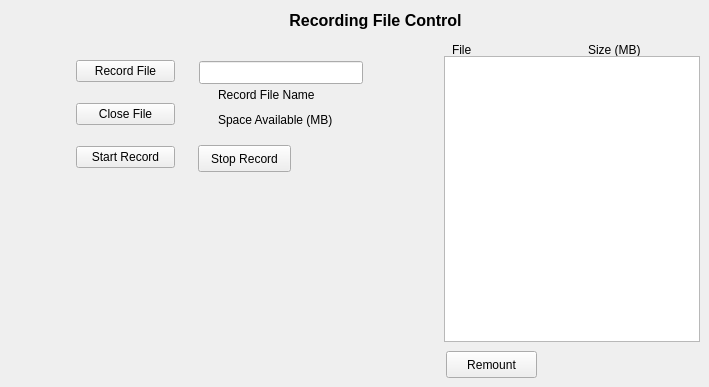
   <widget class="QWidget" name="recordingTab">
    <attribute name="title">
     <string>Recording</string>
    </attribute>
    <widget class="QLabel" name="recordFilenameLabel">
     <property name="geometry">
      <rect>
       <x>218</x>
       <y>85</y>
       <width>125</width>
       <height>20</height>
      </rect>
     </property>
     <property name="text">
      <string>Record File Name</string>
     </property>
    </widget>
    <widget class="QLabel" name="recordFreqencyLabel_3">
     <property name="geometry">
      <rect>
       <x>588</x>
       <y>40</y>
       <width>67</width>
       <height>20</height>
      </rect>
     </property>
     <property name="text">
      <string>Size (MB)</string>
     </property>
    </widget>
    <widget class="QPushButton" name="stopRecordingButton">
     <property name="geometry">
      <rect>
       <x>198</x>
       <y>145</y>
       <width>93</width>
       <height>27</height>
      </rect>
     </property>
     <property name="toolTip">
      <string>Pause recording but do not close the file.</string>
     </property>
     <property name="text">
      <string>Stop Record</string>
     </property>
    </widget>
    <widget class="QTableView" name="fileTableView">
     <property name="geometry">
      <rect>
       <x>444</x>
       <y>56</y>
       <width>256</width>
       <height>286</height>
      </rect>
     </property>
     <property name="toolTip">
      <string>Click on an item to place it in the text boxes left.</string>
     </property>
     <attribute name="horizontalHeaderVisible">
      <bool>false</bool>
     </attribute>
     <attribute name="verticalHeaderVisible">
      <bool>false</bool>
     </attribute>
    </widget>
    <widget class="QLineEdit" name="recordFileName">
     <property name="geometry">
      <rect>
       <x>199</x>
       <y>61</y>
       <width>164</width>
       <height>23</height>
      </rect>
     </property>
     <property name="toolTip">
      <string>Name of remote file to open (or create if it doesn't exists)</string>
     </property>
    </widget>
    <widget class="QLabel" name="diskSpaceAvailable">
     <property name="geometry">
      <rect>
       <x>366</x>
       <y>110</y>
       <width>70</width>
       <height>20</height>
      </rect>
     </property>
     <property name="text">
      <string/>
     </property>
    </widget>
    <widget class="QPushButton" name="registerButton">
     <property name="enabled">
      <bool>true</bool>
     </property>
     <property name="geometry">
      <rect>
       <x>446</x>
       <y>351</y>
       <width>91</width>
       <height>27</height>
      </rect>
     </property>
     <property name="toolTip">
      <string>Attempt to re-register the SD card if there are problems accessing it.</string>
     </property>
     <property name="text">
      <string>Remount</string>
     </property>
    </widget>
    <widget class="QLabel" name="spaceAvailableLabel">
     <property name="geometry">
      <rect>
       <x>218</x>
       <y>110</y>
       <width>143</width>
       <height>20</height>
      </rect>
     </property>
     <property name="text">
      <string>Space Available (MB)</string>
     </property>
    </widget>
    <widget class="QLabel" name="recordFreqencyLabel_2">
     <property name="geometry">
      <rect>
       <x>452</x>
       <y>40</y>
       <width>31</width>
       <height>20</height>
      </rect>
     </property>
     <property name="text">
      <string>File</string>
     </property>
    </widget>
    <widget class="QWidget" name="layoutWidget_2">
     <property name="geometry">
      <rect>
       <x>76</x>
       <y>45</y>
       <width>99</width>
       <height>141</height>
      </rect>
     </property>
     <layout class="QVBoxLayout" name="recordingLayout">
      <item>
       <widget class="QPushButton" name="recordFileButton">
        <property name="toolTip">
         <string>Open the specified remote file for recording.</string>
        </property>
        <property name="text">
         <string>Record File</string>
        </property>
       </widget>
      </item>
      <item>
       <widget class="QPushButton" name="closeRecordingFileButton">
        <property name="toolTip">
         <string>Close the remote recording file. Recording is also stopped.</string>
        </property>
        <property name="text">
         <string>Close File</string>
        </property>
       </widget>
      </item>
      <item>
       <widget class="QPushButton" name="startRecordingButton">
        <property name="toolTip">
         <string>Start recording on an open file (from end of file if it exists).</string>
        </property>
        <property name="text">
         <string>Start Record</string>
        </property>
       </widget>
      </item>
     </layout>
    </widget>
    <widget class="QLabel" name="recordingLabel">
     <property name="geometry">
      <rect>
       <x>256</x>
       <y>5</y>
       <width>239</width>
       <height>31</height>
      </rect>
     </property>
     <property name="font">
      <font>
       <pointsize>12</pointsize>
       <weight>75</weight>
       <bold>true</bold>
      </font>
     </property>
     <property name="text">
      <string>Recording File Control</string>
     </property>
     <property name="alignment">
      <set>Qt::AlignCenter</set>
     </property>
     <property name="wordWrap">
      <bool>true</bool>
     </property>
    </widget>
   </widget>
